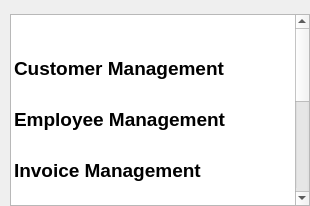
     <widget class="QWidget" name="widget_leftmenu" native="true">
      <property name="styleSheet">
       <string notr="true"/>
      </property>
      <layout class="QVBoxLayout" name="verticalLayout_3">
       <property name="spacing">
        <number>0</number>
       </property>
       <property name="leftMargin">
        <number>0</number>
       </property>
       <property name="topMargin">
        <number>0</number>
       </property>
       <property name="rightMargin">
        <number>0</number>
       </property>
       <property name="bottomMargin">
        <number>0</number>
       </property>
       <item>
        <widget class="QFrame" name="frame_lelfmenu">
         <property name="sizePolicy">
          <sizepolicy hsizetype="Preferred" vsizetype="Expanding">
           <horstretch>0</horstretch>
           <verstretch>0</verstretch>
          </sizepolicy>
         </property>
         <property name="frameShape">
          <enum>QFrame::NoFrame</enum>
         </property>
         <layout class="QVBoxLayout" name="verticalLayout_4">
          <property name="spacing">
           <number>0</number>
          </property>
          <property name="leftMargin">
           <number>10</number>
          </property>
          <property name="topMargin">
           <number>0</number>
          </property>
          <property name="rightMargin">
           <number>0</number>
          </property>
          <property name="bottomMargin">
           <number>0</number>
          </property>
          <item>
           <widget class="QFrame" name="frame_header">
            <property name="frameShape">
             <enum>QFrame::NoFrame</enum>
            </property>
            <layout class="QVBoxLayout" name="verticalLayout_5">
             <property name="spacing">
              <number>0</number>
             </property>
             <property name="leftMargin">
              <number>0</number>
             </property>
             <property name="topMargin">
              <number>0</number>
             </property>
             <property name="rightMargin">
              <number>0</number>
             </property>
             <property name="bottomMargin">
              <number>0</number>
             </property>
             <item alignment="Qt::AlignHCenter">
              <widget class="QLabel" name="label_panacea">
               <property name="text">
                <string/>
               </property>
               <property name="pixmap">
                <pixmap resource="../assets/image/Images.qrc">:/Image/TITLE (3).png</pixmap>
               </property>
              </widget>
             </item>
            </layout>
           </widget>
          </item>
          <item>
           <widget class="QFrame" name="frame_main">
            <property name="sizePolicy">
             <sizepolicy hsizetype="Preferred" vsizetype="Expanding">
              <horstretch>0</horstretch>
              <verstretch>0</verstretch>
             </sizepolicy>
            </property>
            <property name="frameShape">
             <enum>QFrame::NoFrame</enum>
            </property>
            <layout class="QVBoxLayout" name="verticalLayout_7">
             <property name="spacing">
              <number>0</number>
             </property>
             <property name="leftMargin">
              <number>0</number>
             </property>
             <property name="topMargin">
              <number>0</number>
             </property>
             <property name="rightMargin">
              <number>0</number>
             </property>
             <property name="bottomMargin">
              <number>0</number>
             </property>
             <item>
              <widget class="QFrame" name="frame_main1">
               <property name="frameShape">
                <enum>QFrame::NoFrame</enum>
               </property>
               <layout class="QVBoxLayout" name="verticalLayout_6">
                <property name="spacing">
                 <number>0</number>
                </property>
                <property name="leftMargin">
                 <number>0</number>
                </property>
                <property name="topMargin">
                 <number>0</number>
                </property>
                <property name="rightMargin">
                 <number>0</number>
                </property>
                <property name="bottomMargin">
                 <number>0</number>
                </property>
                <item>
                 <widget class="QListWidget" name="listWidget_sidebar">
                  <property name="sizePolicy">
                   <sizepolicy hsizetype="Fixed" vsizetype="Preferred">
                    <horstretch>0</horstretch>
                    <verstretch>0</verstretch>
                   </sizepolicy>
                  </property>
                  <property name="minimumSize">
                   <size>
                    <width>300</width>
                    <height>0</height>
                   </size>
                  </property>
                  <property name="cursor" stdset="0">
                   <cursorShape>PointingHandCursor</cursorShape>
                  </property>
                  <property name="iconSize">
                   <size>
                    <width>25</width>
                    <height>25</height>
                   </size>
                  </property>
                  <item>
                   <property name="text">
                    <string/>
                   </property>
                   <property name="background">
                    <brush brushstyle="NoBrush">
                     <color alpha="255">
                      <red>239</red>
                      <green>243</green>
                      <blue>255</blue>
                     </color>
                    </brush>
                   </property>
                  </item>
                  <item>
                   <property name="text">
                    <string/>
                   </property>
                  </item>
                  <item>
                   <property name="text">
                    <string/>
                   </property>
                  </item>
                  <item>
                   <property name="text">
                    <string>Customer Management</string>
                   </property>
                   <property name="font">
                    <font>
                     <pointsize>14</pointsize>
                     <weight>75</weight>
                     <bold>true</bold>
                    </font>
                   </property>
                   <property name="foreground">
                    <brush brushstyle="NoBrush">
                     <color alpha="255">
                      <red>239</red>
                      <green>243</green>
                      <blue>255</blue>
                     </color>
                    </brush>
                   </property>
                   <property name="icon">
                    <iconset resource="../Assets/Icons.qrc">
                     <normaloff>:/WhiteIcons/Icons/whiteicons/award.svg</normaloff>:/WhiteIcons/Icons/whiteicons/award.svg</iconset>
                   </property>
                  </item>
                  <item>
                   <property name="text">
                    <string/>
                   </property>
                  </item>
                  <item>
                   <property name="text">
                    <string/>
                   </property>
                  </item>
                  <item>
                   <property name="text">
                    <string>Employee Management</string>
                   </property>
                   <property name="font">
                    <font>
                     <pointsize>14</pointsize>
                     <weight>75</weight>
                     <bold>true</bold>
                    </font>
                   </property>
                   <property name="foreground">
                    <brush brushstyle="NoBrush">
                     <color alpha="255">
                      <red>239</red>
                      <green>243</green>
                      <blue>255</blue>
                     </color>
                    </brush>
                   </property>
                   <property name="icon">
                    <iconset resource="../Assets/Icons.qrc">
                     <normaloff>:/WhiteIcons/Icons/whiteicons/cast.svg</normaloff>:/WhiteIcons/Icons/whiteicons/cast.svg</iconset>
                   </property>
                  </item>
                  <item>
                   <property name="text">
                    <string/>
                   </property>
                  </item>
                  <item>
                   <property name="text">
                    <string/>
                   </property>
                  </item>
                  <item>
                   <property name="text">
                    <string>Invoice Management</string>
                   </property>
                   <property name="font">
                    <font>
                     <pointsize>14</pointsize>
                     <weight>75</weight>
                     <bold>true</bold>
                    </font>
                   </property>
                   <property name="foreground">
                    <brush brushstyle="NoBrush">
                     <color alpha="255">
                      <red>239</red>
                      <green>243</green>
                      <blue>255</blue>
                     </color>
                    </brush>
                   </property>
                   <property name="icon">
                    <iconset resource="../Assets/Icons.qrc">
                     <normaloff>:/WhiteIcons/Icons/whiteicons/paperclip.svg</normaloff>:/WhiteIcons/Icons/whiteicons/paperclip.svg</iconset>
                   </property>
                  </item>
                  <item>
                   <property name="text">
                    <string/>
                   </property>
                  </item>
                  <item>
                   <property name="text">
                    <string/>
                   </property>
                  </item>
                  <item>
                   <property name="text">
                    <string>Create New Room</string>
                   </property>
                   <property name="font">
                    <font>
                     <pointsize>14</pointsize>
                     <weight>75</weight>
                     <bold>true</bold>
                    </font>
                   </property>
                   <property name="foreground">
                    <brush brushstyle="NoBrush">
                     <color alpha="255">
                      <red>239</red>
                      <green>243</green>
                      <blue>255</blue>
                     </color>
                    </brush>
                   </property>
                   <property name="icon">
                    <iconset resource="../Assets/Icons.qrc">
                     <normaloff>:/WhiteIcons/Icons/whiteicons/server.svg</normaloff>:/WhiteIcons/Icons/whiteicons/server.svg</iconset>
                   </property>
                  </item>
                  <item>
                   <property name="text">
                    <string/>
                   </property>
                  </item>
                  <item>
                   <property name="text">
                    <string/>
                   </property>
                  </item>
                  <item>
                   <property name="text">
                    <string>Create Promotion</string>
                   </property>
                   <property name="font">
                    <font>
                     <pointsize>14</pointsize>
                     <weight>75</weight>
                     <bold>true</bold>
                    </font>
                   </property>
                   <property name="foreground">
                    <brush brushstyle="NoBrush">
                     <color alpha="255">
                      <red>239</red>
                      <green>243</green>
                      <blue>255</blue>
                     </color>
                    </brush>
                   </property>
                   <property name="icon">
                    <iconset resource="../Assets/Icons.qrc">
                     <normaloff>:/WhiteIcons/Icons/whiteicons/dollar-sign.svg</normaloff>:/WhiteIcons/Icons/whiteicons/dollar-sign.svg</iconset>
                   </property>
                  </item>
                  <item>
                   <property name="text">
                    <string/>
                   </property>
                  </item>
                  <item>
                   <property name="text">
                    <string/>
                   </property>
                  </item>
                  <item>
                   <property name="text">
                    <string/>
                   </property>
                  </item>
                  <item>
                   <property name="text">
                    <string/>
                   </property>
                  </item>
                  <item>
                   <property name="text">
                    <string/>
                   </property>
                  </item>
                  <item>
                   <property name="text">
                    <string/>
                   </property>
                  </item>
                  <item>
                   <property name="text">
                    <string/>
                   </property>
                  </item>
                  <item>
                   <property name="text">
                    <string/>
                   </property>
                  </item>
                  <item>
                   <property name="text">
                    <string/>
                   </property>
                  </item>
                  <item>
                   <property name="text">
                    <string/>
                   </property>
                  </item>
                  <item>
                   <property name="text">
                    <string/>
                   </property>
                  </item>
                 </widget>
                </item>
               </layout>
              </widget>
             </item>
            </layout>
           </widget>
          </item>
         </layout>
        </widget>
       </item>
      </layout>
     </widget>
